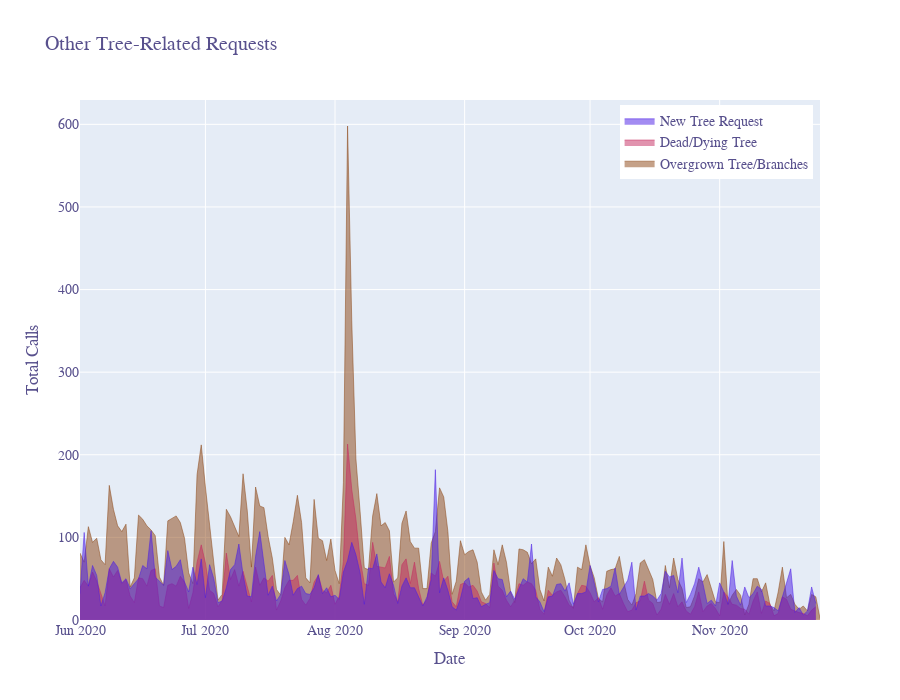

The notebook cell saved with this chart:
### Markdown cell above
The data for this complaint type was plotted independently because there is a clear peak that occurs on August 4th, with nearly 14k calls related to damaged trees. This peak causes the data for other dates to appear insignificant, despite the relatively high volume of complaints related to damaged trees that occured throughout the summer. One August 5th, there were more than 8k calls, followed by 3k on August 6th. This high call volume is attributable to [Hurricane Isaias](https://www.ny1.com/nyc/all-boroughs/weather/2020/08/04/isaias-new-york-city-august-4), which resulted in downed trees throughout the entire city in early August.

### Code cell
# #create and show area plot (other tree-related complaints)
tree_fig = go.Figure()

tree_fig.add_trace(go.Scatter(
    x=ot.index, y=ot["Overgrown Tree/Branches"],
    hoverinfo='x+y',
    mode='lines',
    line=dict(width=0.5, color='#8B4513'), name="Overgrown Tree/Branches",
    stackgroup='two'
    ))

tree_fig.add_trace(go.Scatter(
    x=dd.index, y=dd["Dead/Dying Tree"],
    hoverinfo='x+y',
    mode='lines',
    line=dict(width=0.5, color='#C4285F'), name="Dead/Dying Tree",
    stackgroup='three'
    ))

tree_fig.add_trace(go.Scatter(
    x=nt.index, y=nt["New Tree Request"],
    hoverinfo='x+y',
    mode='lines',
    line=dict(width=0.5, color='#491BE5'), name="New Tree Request",
    stackgroup='four'
    ))

tree_fig.update_layout(legend=dict(
    yanchor="top",
    y=0.99,
    xanchor="right",
    x=0.99
))


tree_fig.update_layout(title="Other Tree-Related Requests", height=700,
                  xaxis_title="Date",
                  yaxis_title="Total Calls", 

font=dict(family="silom",
          size=14, color="#58508d"))

tree_fig.show()

### Figure 1 — Plotly figure (JSON) as saved in the notebook; plotly's stock layout.template omitted (floating-point values rounded to 4 significant figures; data arrays with more than 128 entries replaced by an {"elided": "..."} marker saying what was removed)
{"data": [{"name": "Overgrown Tree/Branches", "stackgroup": "two", "mode": "lines", "hoverinfo": "x+y", "y": {"elided": "178 int values"}, "x": {"elided": "178 str values"}, "line": {"color": "#8B4513", "width": 0.5}, "type": "scatter"}, {"name": "Dead/Dying Tree", "stackgroup": "three", "mode": "lines", "hoverinfo": "x+y", "y": {"elided": "177 int values"}, "x": {"elided": "177 str values"}, "line": {"color": "#C4285F", "width": 0.5}, "type": "scatter"}, {"name": "New Tree Request", "stackgroup": "four", "mode": "lines", "hoverinfo": "x+y", "y": {"elided": "177 int values"}, "x": {"elided": "177 str values"}, "line": {"color": "#491BE5", "width": 0.5}, "type": "scatter"}], "layout": {"title": {"text": "Other Tree-Related Requests"}, "yaxis": {"title": {"text": "Total Calls"}}, "height": 700, "xaxis": {"title": {"text": "Date"}}, "font": {"color": "#58508d", "family": "silom", "size": 14}, "legend": {"y": 0.99, "x": 0.99, "xanchor": "right", "yanchor": "top"}}}
